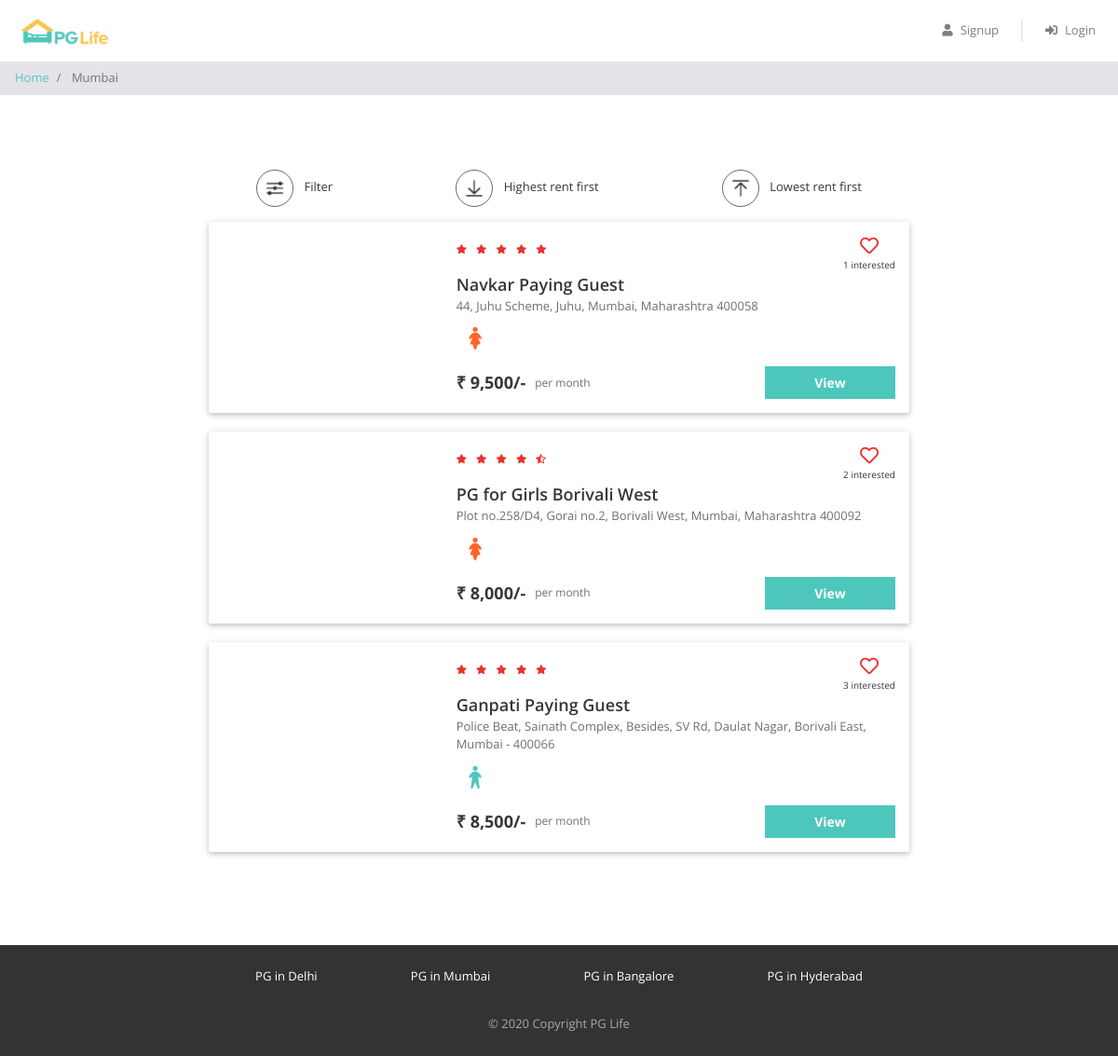
/property_list.php?city=Mumbai, run on the app's committed database.
### tables this page shows
CREATE TABLE `cities` (
  `Id` int(11) NOT NULL,
  `Name` varchar(255) NOT NULL
);

CREATE TABLE `properties` (
  `Id` int(11) NOT NULL,
  `City_id` int(11) NOT NULL,
  `Name` varchar(255) NOT NULL,
  `Address` varchar(255) NOT NULL,
  `Description` varchar(550) NOT NULL,
  `Gender` varchar(11) NOT NULL,
  `Rent` int(11) NOT NULL,
  `Rating_clean` float(2,1) NOT NULL,
  `Rating_food` float(2,1) NOT NULL,
  `rating_safety` float(2,1) NOT NULL
);

### property_list.php (the view, shortened to what this page needs)
<?php
require "includes/database_connect.php";
$city_name = $_GET["city"];
$sql_1 = "SELECT * FROM cities WHERE name = '$city_name'";
$result_1 = mysqli_query($conn, $sql_1);
$city = mysqli_fetch_assoc($result_1);
$city_id = $city['Id'];
$sql_2 = "SELECT * FROM properties WHERE city_Id = $city_id";
$result_2 = mysqli_query($conn, $sql_2);
$properties = mysqli_fetch_all($result_2, MYSQLI_ASSOC);
$sql_3 = "SELECT *
            FROM interested_users_properties iup
            INNER JOIN properties p ON iup.property_id = p.id
            WHERE p.city_id = $city_id";
$result_3 = mysqli_query($conn, $sql_3);
$interested_users_properties = mysqli_fetch_all($result_3, MYSQLI_ASSOC);
?>
<!DOCTYPE html>
<html lang="en">
<head>
    <?php
    include "includes/head_links.php";
    ?>
    <link href="css/property_list.css" rel="stylesheet" />
</head>
<body>
   <?php
   include "includes/header.php";
   ?>
    <nav aria-label="breadcrumb">
        <ol class="breadcrumb py-2">
            <li class="breadcrumb-item">
                <a href="index.php">Home</a>
            </li>
            <li class="breadcrumb-item active" aria-current="page">
            <?= $city['Name']; ?>
            </li>
        </ol>
    </nav>
    <div class="page-container">
        <div class="filter-bar row justify-content-around">
            <div class="col-auto" data-toggle="modal" data-target="#filter-modal">
                <img src="img/filter.png" alt="filter" />
                <span>Filter</span>
            </div>
            <div class="col-auto">
                <img src="img/desc.png" alt="sort-desc" />
                <span>Highest rent first</span>
            </div>
            <div class="col-auto">
                <img src="img/asc.png" alt="sort-asc" />
                <span>Lowest rent first</span>
            </div>
        </div>
        <?php
        foreach ($properties as $property) {
        ?>
        <div class="property-card row">
            <div class="image-container col-md-4">
            </div>
            <div class="content-container col-md-8">
                <div class="row no-gutters justify-content-between">
                <?php
                $total_rating = ($property['Rating_clean'] + $property['Rating_food'] + $property['rating_safety'])/3;
                $total_rating = round($total_rating, 1);
                ?>
                    <div class="star-container" title="<?= $total_rating ?>">
                        <?php
                        $rating = $total_rating;
                        for($i=0; $i<5; $i++){
                            if($rating >= $i + 0.8){
                                ?>
                                <i class="fas fa-star"></i>
                                <?php
                            }
                            elseif($rating >= $i+ 0.3){
                                ?>
                                <i class="fas fa-star-half-alt"></i>
                                <?php
                            }
                            else{
                                ?>
                                <i class="fas fa-star"></i>
                                <?php
                            }
                        }
                       ?>
                    </div>
                    <div class="interested-container">
                            <?php
                            $interested_users_count = 0;
                            $is_interested = false;
                            foreach ($interested_users_properties as $interested_user_property) {
                                if ($interested_user_property['property_id'] == $property['Id']) {
                                    $interested_users_count++;
                                }
                            }
                            if ($is_interested) {
                                ?>
                                    <i class="fas fa-heart"></i>
                                <?php
                                } else {
                                ?>
                                    <i class="far fa-heart"></i>
                                <?php
                                }
                                ?>
                       <div class="interested-text"><?= $interested_users_count ?> interested</div>
                        </div>
                    </div>
                <div class="detail-container">
                    <div class="property-name"><?= $property['Name'] ?></div>
                    <div class="property-address"><?= $property['Address'] ?></div>
                    <div class="property-gender">
                        <?php
                        if($property['Gender']=="male"){
                            ?>
                        <img src="img/male.png" />
                        <?php
                        }
                        elseif($property['Gender']=="female"){
                            ?>
                             <img src="img/female.png" />
                             <?php
                        }
                        else {
                            ?>
                                <img src="img/unisex.png" />
                            <?php
                            }
                            ?>
                    </div>
                </div>
                <div class="row no-gutters">
                        <div class="rent-container col-6">
                            <div class="rent">₹ <?= number_format($property['Rent']) ?>/-</div>
                            <div class="rent-unit">per month</div>
                    </div>
                    <div class="button-container col-6">
    <a href="property_detail.php?property_id=<?= $property['Id'] ?>" class="btn btn-primary">View</a>
</div>
                </div>
            </div>
        </div>
        <?php
        }
        ?>
       </div>
    <?php
    include "includes/footer.php";
    ?>
</body>
</html>

### css/common.css (style rules this page uses)
* { box-sizing: border-box; font-family: 'Open Sans', sans-serif; }
body { color: #373737; font-size: 16px; position: relative; }
.btn-primary, .btn-warning, .btn-danger { color: white; font-weight: bold; }
.breadcrumb { background-color: #e5e3e8; font-size: 13px; border-radius: 0px; margin-bottom: 0px; }
.page-container { max-width: 800px; padding: 80px 24px; margin: auto; }

### css/property_list.css (style rules this page uses)
.filter-bar > div { cursor: pointer; font-size: 13px; text-align: center; margin-bottom: 16px; }
.filter-bar img { width: 40px; height: 40px; border-radius: 40px; border: 1px solid #646870; padding: 6px; margin-right: 8px; }
.property-card { background-color: #ffffff; border-radius: 2px; padding: 15px 0px; margin: 0px auto 20px; box-shadow: 0 2px 5px 0 rgba(0, 0, 0, 0.16), 0 2px 10px 0 rgba(0, 0, 0, 0.12); }
.image-container { text-align: center; }
.star-container i { color: #EA322E; font-size: 10px; margin-right: 6px; }
.interested-container { text-align: center; }
.interested-container i { color: #EA322E; font-size: 20px; cursor: pointer; }
.interested-text { font-size: 10px; }
.detail-container { padding-bottom: 10px; }
.property-name { font-size: 18px; font-weight: 600; }
.property-address { color: #6f6f6f; font-size: 13px; padding-bottom: 5px; }
.property-gender img { width: 40px; }
.rent-container { display: flex; align-items: center; }
.rent { font-size: 18px; font-weight: bold; padding-right: 10px; }
.rent-unit { color: #6f6f6f; font-size: 12px; }
.button-container .btn { font-size: 14px; border-radius: 0px; width: 140px; float: right; }

### data on the page
cities: Name "Mumbai"
properties: interested_users_count "1", Name "Navkar Paying Guest", Address "44, Juhu Scheme, Juhu, Mumbai, Maharashtra 400058", Rent "9,500"
properties: rating_safety 4.5 (drawn), interested_users_count "2", Name "PG for Girls Borivali West", Address "Plot no.258/D4, Gorai no.2, Borivali West, Mumbai, Maharashtra 400092", Rent "8,000"
properties: interested_users_count "3", Name "Ganpati Paying Guest", Address "Police Beat, Sainath Complex, Besides, SV Rd, Daulat Nagar, Borivali East, Mumbai - 400066", Rent "8,500"
